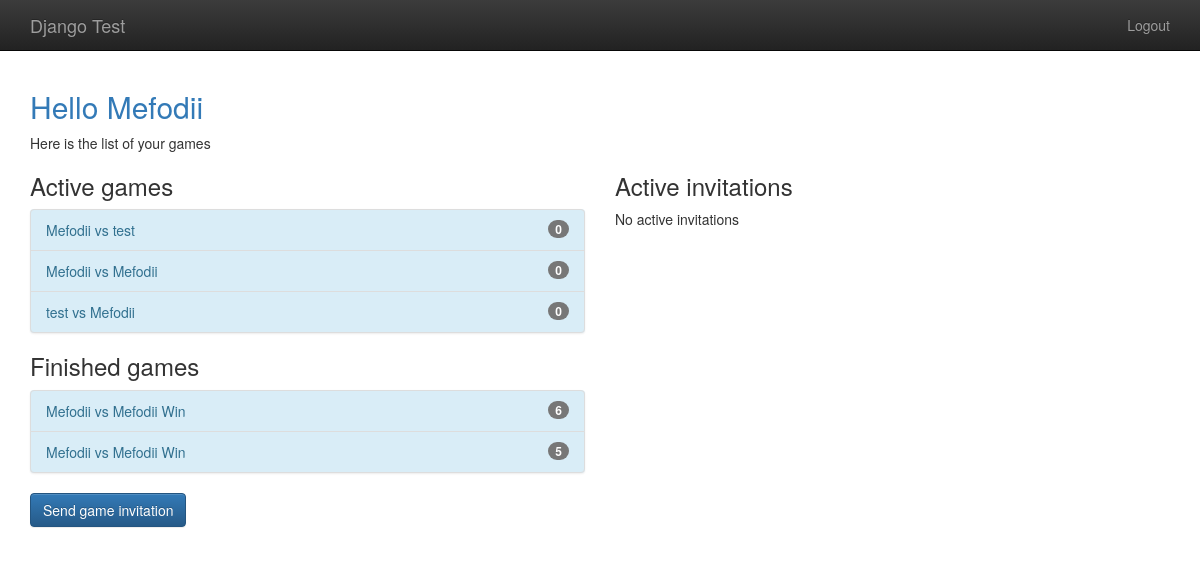
The page /player/home (signed in) on the database as committed earlier.
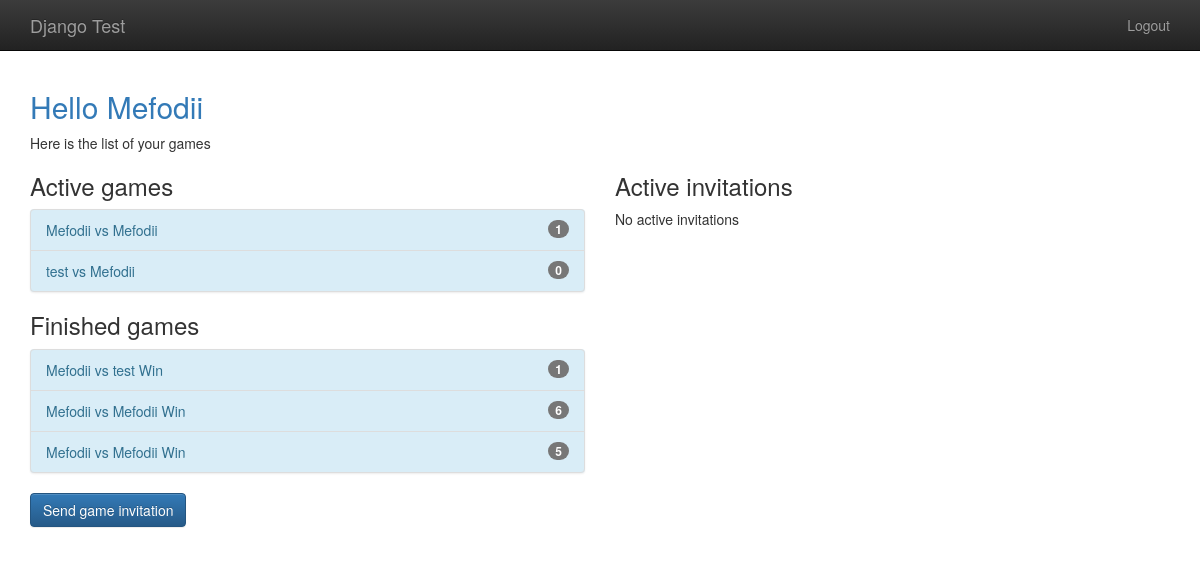
The same page on the database as committed later.
### gameplay/models.py (models this page shows, shortened)
class Game(models.Model):
    first_player = models.ForeignKey(User, related_name="games_first_player", on_delete=models.CASCADE)
    second_player = models.ForeignKey(User, related_name="games_second_player", on_delete=models.CASCADE)
    start_time = models.DateTimeField(auto_now_add=True)
    last_active = models.DateTimeField(auto_now=True)
    status = models.CharField(max_length=1, default='F', choices=GAME_STATUS_CHOICES)
    objects = GameQuerySet.as_manager()
    def get_absolute_url(self):
        return reverse("gameplay_detail", args=[self.id])
    def __str__(self):
        return "{0} vs {1}".format(self.first_player, self.second_player)

### player/views.py (the view)
# urls.py: path('home', home, name="player_home"),
@login_required
def home(request):
    my_games = Game.objects.games_for_user(request.user)
    active_games = my_games.active()
    finished_games = my_games.difference(active_games)
    invitations = request.user.invitations_received.all()
    return render(request, "player/home.html",
                  {"active_games": active_games,
                   "finished_games" : finished_games,
                   "invitations": invitations})

### gameplay/models.py (called while the page is built)
    def games_for_user(self, user):
        return self.filter(
            Q(first_player=user) | Q(second_player=user)
        )

    def active(self):
        return self.filter(
            Q(status="F") | Q(status="S")
        )

### templates/player/home.html (shortened to what this page needs)
{% extends "base.html" %}
{% block content %}
    <h2 class="text-primary">Hello {{ user.username }}</h2>
    Here is the list of your games
    <div class="row">
        <div class="col-md-6">
            <h3>Active games</h3>
            {% include "player/game_list_snippet.html" with games_list=active_games %}
            <h3>Finished games</h3>
            {% include "player/game_list_snippet.html" with games_list=finished_games %}
            <p>
                <a class="btn btn-primary"
                   href="{% url 'player_new_invitation' %}">Send game invitation</a>
            </p>
        </div>
        <div class="col-md-6">
            <h3>Active invitations</h3>
            {% if invitations %}
                <div class="list-group">
                    {% for inv in invitations %}
                        <a class="list-group-items" href="{% url 'player_accept_invitation' id=inv.id %}">
                            {{ inv.from_user.username }} invited you to play.<br>
                        </a>
                    {% endfor %}
                </div>
            {% else %}
                <p>No active invitations</p>
            {% endif %}
        </div>
    </div>
{% endblock %}

### templates/base.html (shortened to what this page needs)
{% load staticfiles %}
<!doctype html>
<html class="no-js" lang="">
    <head>
        {% block styling %}
            <link rel="stylesheet" href="{% static 'css/bootstrap.min.css' %}">
            <link rel="stylesheet" href="{% static 'css/bootstrap-theme.min.css' %}">
            <link rel="stylesheet" href="{% static 'css/main.css' %}">
        {% endblock styling %}
    </head>
    <body ng-app="tictactoe.demo">
    <nav class="navbar navbar-inverse navbar-fixed-top" role="navigation">
      <div class="container">
        <div class="navbar-header">
          <a class="navbar-brand" href="/">Django Test</a>
        </div>
        <ul class="nav navbar-nav navbar-right">
            {% if user.is_authenticated %}
                <li><a href="{% url 'player_logout' %}">Logout</a></li>
            {% else %}
                <li><a href="{% url 'player_login' %}">Login</a></li>
                <li><a href="{% url 'player_signup' %}">Signup</a></li>
            {% endif %}
        </ul>
      </div>
    </nav>
        <div class="container">
            {% block content %}
            {% endblock %}
        </div>
    </body>
</html>

### templates/player/game_list_snippet.html
{% if games_list %}
    <div class="list-group bg-info">
        {% for game in games_list %}
            <a class="list-group-item list-group-item-info"
               href="{{ game.get_absolute_url }}">
                {{ game }}
                {% if game.status not in "FS" %}
                    {% if game.status == "D" %}
                        Draw
                    {% elif game.status == "W" and user == game.first_player %}
                        Win
                    {% elif game.status == "L" and user == game.second_player %}
                        Win
                    {% else %}
                        Lose
                    {% endif %}
                {% endif %}
                <span class="badge">{{ game.move_set.count }}</span>
            </a>
        {% endfor %}
    </div>
{% endif %}

### templates/base.html (style rules this page uses)
body { padding-top: 70px; padding-bottom: 20px; }

Rows that differ between the two databases and show on the page:
changed Game (number 1 of 5 on the later page): move_set.count "0" → "1"
changed Game "Mefodii vs test": move_set.count "0" → "1"; now shows "Win"; moves down the list
